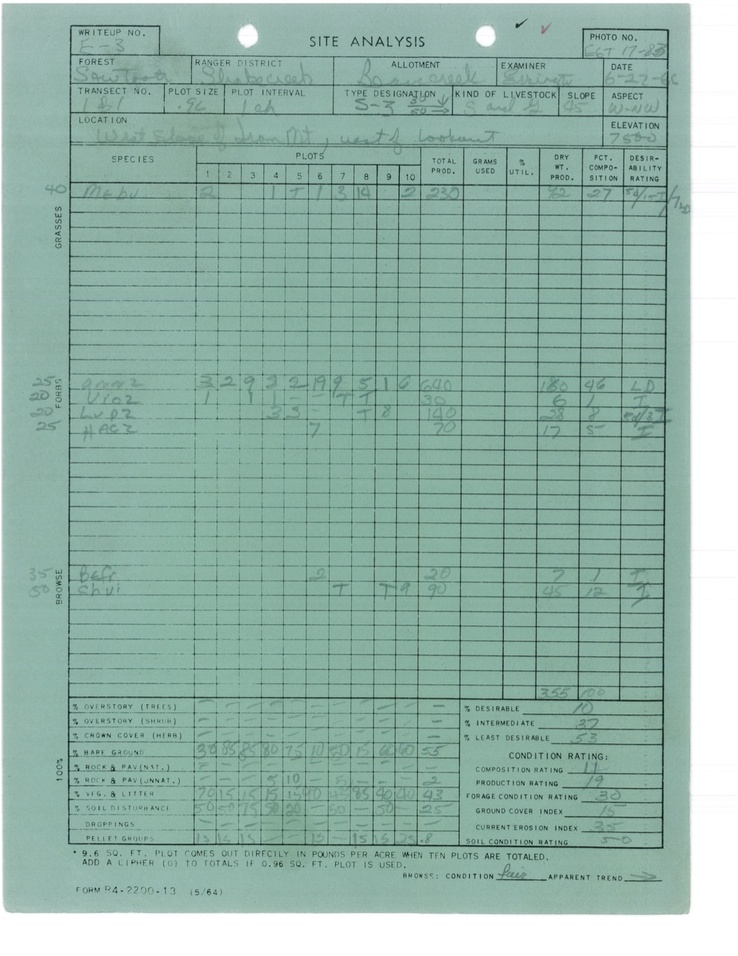
#> input picture pipeline/highRes_ForestService.jpg, 738 x 956 px, shrunk from 1224 x 1584 before the run
$ jupyter execute --allow-errors sliding-window-histogram.ipynb
#> lines starting #> are read from the running program, lines starting #| are printed output that depends on the picture; after the words box and inside, x2 and y2 are one past the last pixel; in counts of white or black regions, pixels touching at a corner belong together
[cell 1]
# Date: 06-10-2021
# Author: Joshua Soutelo Vieira

### Histograms in computer vision

Why are histograms so useful? They capture the frequency distribution of pixel intensity values.

[cell 2]
import os
import json

import cv2
import numpy as np
import pandas as pd
from matplotlib import pyplot as plt

[cell 3]
def grab_fields():
    toret = {}

    for field in fields:
        name = field['field']
        x = field['coord_pixel'][0]
        y = field['coord_pixel'][1]
        w = field['width']
        h = field['height']

        form_field = form[y:y+h, x:x+w]
        toret[name] = form_field

    return toret

def grab_fields_coords(file):
#> called with file = 'all_fields.json'
    with open(file, "r") as f:
#> (reads pipeline/all_fields.json from the repository)
        content = json.loads(f.read())

    return content

def show_image(image, name=None, true_size=False):
    image = image.astype('uint8')
    if true_size:
        show_image_true_size(image, name=name)
    else:
        plt.title(name)
        plt.xlabel(str(image.shape[1]) + " px")
        plt.ylabel(str(image.shape[0]) + " px")
        plt.xticks([])
        plt.yticks([])
        plt.imshow(cv2.cvtColor(image, cv2.COLOR_BGR2RGB))
        plt.show()


def show_image_true_size(image, name=None):
    dpi = 80
    height, width = image.shape[:2]
    figsize = width / float(dpi), height / float(dpi)

    fig = plt.figure(figsize=figsize)
    ax = fig.add_axes([0, 0, 1, 1])
    ax.axis('off')
    ax.imshow(cv2.cvtColor(image, cv2.COLOR_BGR2RGB))
    plt.title(name)
    plt.show()

def bw(image, threshold=None, show=False):
    # First transform the image to gray scale
    gray_img = cv2.cvtColor(image, cv2.COLOR_BGR2GRAY)
    # Sometimes we choose to set the threshold manually assuming that the Otsu algorithm wasn't unable to find a proper one
    if threshold:
        (thresh, bw_img) = cv2.threshold(gray_img, threshold, 255, cv2.THRESH_BINARY_INV)
    else:
        # Treshold set to -0 to point out that it's Otsu's algorithm job to decide it
        (thresh, bw_img) = cv2.threshold(gray_img, -0, 255, cv2.THRESH_BINARY_INV | cv2.THRESH_OTSU)
    if show:
        show_image(gray_img, "Gray scale")
        show_image(bw_img, "Trehshold (B&W)")

    return bw_img

[cell 4]
fields = grab_fields_coords("all_fields.json")['fields']
form = cv2.imread("highRes_ForestService.jpg")
#> form is the input picture: shape (956, 738, 3); mean B, G, R 169, 179.8, 148.4
fields = grab_fields()
#> after the loop in grab_fields, `for field in fields:`: toret = 16 items
#> fields = 16 items
field = fields[list(fields)[len(list(fields))-2]]
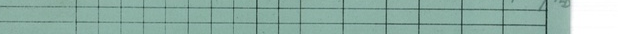
#> field: shape (34, 618, 3); mean of channels 0, 1, 2 165.4, 175.8, 143.5; drawn as B, G, R
#> (the rest of this cell did not finish here and is left out)

[cell 5]
bw_image = bw(field)
#> in bw, `(thresh, bw_img) = cv2.threshold(gray_img, -0, 255, cv2.THRESH_BINARY_..`:
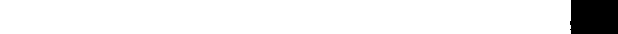
#> bw_img: shape (34, 618); 92.4% white; 1 black region, box (x1, y1, x2, y2) and area: (570, 0, 618, 34) 1603
#> in bw, `(thresh, bw_img) = cv2.threshold(gray_img, -0, 255, cv2.THRESH_BINARY_..`: thresh = 205
show_image_true_size(bw_image)

[cell 6]
# https://developpaper.com/python-implementation-of-image-vertical-projection-example/
# https://arxiv.org/pdf/2103.08922v1.pdf
# http://www.cvc.uab.es/icdar2009/papers/3725a651.pdf
# file:///home/jsv/Downloads/amc27114.pdf

[cell 7]
show_image_true_size(field)
show_image_true_size(bw_image)

[cell 8]
def create_h_v_projections(image, show=False):
#> called with show = True
    h_projection = image.copy()
    v_projection = image.copy()

    # Vertical projection
    (h, w) = h_projection.shape
    a = [0 for _ in range(w)]

    for x in range(w):
        for y in range(h):
            if v_projection[y, x] == 255:
                a[x] += 1
                v_projection[y, x] = 0

    for x in range(w):
        for y in range(h - a[x]):
            v_projection[y, x] = 255

    # Horizontal projection
    (h, w) = h_projection.shape
    b = [0 for _ in range(h)]

    for y in range(h):
        for x in range(w):
            if h_projection[y, x] == 255:
                b[y] += 1
                h_projection[y, x] = 0

    for y in range(h):
        for x in range(b[y], w):
            h_projection[y, x] = 255

    if show:
        show_image(image, name="original", true_size=True)
        show_image(h_projection, name="horizontal hist. projection", true_size=True)
        show_image(v_projection, name="vertical hist. projection", true_size=True)

    return h_projection, v_projection

h_proj, v_proj = create_h_v_projections(bw_image, show=True)

- #### What happens if we perform a gaussian blurring before the thresholding?

[cell 9]
gray_img = cv2.cvtColor(field, cv2.COLOR_BGR2GRAY)
show_image(gray_img, true_size=True)
gauss_img = cv2.GaussianBlur(gray_img, (3,3), 2)
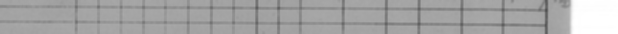
#> gauss_img: shape (34, 618); min 79, max 255, mean 165
show_image(gauss_img, true_size=True)
(thresh, thresh_img) = cv2.threshold(gray_img, -0, 255, cv2.THRESH_BINARY_INV | cv2.THRESH_OTSU)
#> thresh = 205
show_image(thresh_img, true_size=True)
h_proj, v_proj = create_h_v_projections(thresh_img)
# We can see that it remains practically the same...

- #### What if we first remove long horizontal and vertical lines? (form lines appearing in the image as a result of the cropping)

Algorithm II.1 from this paper [https://arxiv.org/pdf/2103.08922v1.pdf]

[cell 10]
# Start with the thresholded image
#field = fields['PLOT INTERVAL']
field = fields['LOCATION']
bw_img = bw(field)
show_image(bw_img, true_size=True)
"""
 [INFO]
  https://docs.opencv.org/master/d9/d61/tutorial_py_morphological_ops.html

 [TERMS]
  opening operation => erosion followed by dilation
  erosion => we can think of it as noise removal
  dilation => we can think of it as make the foreground more prominent

 Steps:
  1. black image | opening | structuring element E (w=1, h=param1) -> res_op_1
  2. black image | opening | structuring element E (w=param1, h=1) -> res_op_2
  3. res_op_1 + res_op_2 -> res_op
  4. black_image - res_op -> result
"""
# Step 1
param_1 = 4
kernel = np.ones((5,5),np.uint8)
res_op_1 = cv2.morphologyEx(bw_img, cv2.MORPH_OPEN, np.ones((20, 1), np.uint8))
show_image(res_op_1, "res_op_1", true_size=True)
# Step 2
res_op_2 = cv2.morphologyEx(bw_img, cv2.MORPH_OPEN, np.ones((1, 15), np.uint8))
show_image(res_op_2, "res_op_2", true_size=True)
# Step 3
res_op = res_op_1 + res_op_2
show_image(res_op, "res_op", true_size=True)
# Step 4
line_1_result = bw_img - res_op
show_image(line_1_result, "result", true_size=True)

def remove_long_h_v_lines(bw_img, show=False):
    param_1 = 4
    kernel = np.ones((5,5),np.uint8)
    res_op_1 = cv2.morphologyEx(bw_img, cv2.MORPH_OPEN, np.ones((20, 1), np.uint8))
    # Step 2
    res_op_2 = cv2.morphologyEx(bw_img, cv2.MORPH_OPEN, np.ones((1, 15), np.uint8))
    # Step 3
    res_op = res_op_1 + res_op_2
    # Step 4
    line_1_result = bw_img - res_op
    if show:
        show_image(line_1_result, "horizontal and vertical lines cleaned")

    return line_1_result

[cell 11]
# Now perform horizontal dilation on the result
kernel = np.ones((1, 2), np.uint8)
h_dil_res = cv2.dilate(line_1_result, kernel,iterations=2)
show_image(h_dil_res, "horizontally dilated result", true_size=True)

[cell 12]
# Perform vertical dilation on the result
kernel = np.ones((2, 1), np.uint8)
v_dil_res = cv2.dilate(line_1_result, kernel,iterations=1)
show_image(v_dil_res, "vertically dilated result", true_size=True)

[cell 13]
# Lets see the image projections
h_proj, v_proj = create_h_v_projections(v_dil_res, show=True)

**Conclusion:** We can see that the horizontal histogram projection now presents more gaps in it.

Would that help determine a sliding window horizontal length based on that information? Let's continue with the steps in the algorithm II.1 [https://arxiv.org/pdf/2103.08922v1.pdf%5D]

We've previously performed the second line of the algorithm, which objective was removing long horizontal and vertical lines. Now we're going to implement third line of the same algorithm to try to concatenate pieces of characters horizontally.

#> (a cell that did not finish here is left out)

[cell 15]
h_proj, v_proj = create_h_v_projections(res_op_1)

Still don't know how to merge this with information with the sliding window... Try a different approach

The sliding window has two parameters that can be tweaked. The window size and the step.

- How could we better adjust the window size by looking at the horizontal histogram projection?
- How could we better adjust the step parameter by looking at the same information?

[file:///home/jsv/Downloads/TSP_CMC_28373.pdf]

[cell 16]
# Vertical projection - Section 4.1
field = fields['FOREST']
show_image(field, name="original", true_size=True)
gray_img = cv2.cvtColor(field, cv2.COLOR_BGR2GRAY)
#> gray_img: shape (27, 195)
show_image(gray_img, name="gray", true_size=True)
(thresh, thresh_img) = cv2.threshold(gray_img, -0, 255, cv2.THRESH_BINARY_INV | cv2.THRESH_OTSU)
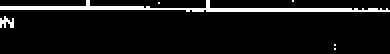
#> thresh_img: shape (27, 195) (shown 2 times larger); 7.7% white in thin lines or dots
#> thresh = 134
show_image(thresh_img, true_size=True)

vertical_projection_hist = np.sum(thresh_img / 255, axis=0)
#> vertical_projection_hist = 195 values, max 8 at index 2, min 1 at index 72, mean 2.07
vertical_projection_hist.shape

[cell 17]
# Segmentate field into words - Section 4.2
def seg_field_words(v_proj_hist, px_freq_thresh=2):
#> called with v_proj_hist = array of shape (195,), px_freq_thresh = 2
    words = []
    start = None
    end = None
    recording = False
    for idx, freq in enumerate(v_proj_hist):

        if not recording:
            if freq > px_freq_thresh:
                recording = True
                start = idx
            else:
                continue
        else:
            if freq > px_freq_thresh:
                continue
            else:
                end = idx - 1
                recording = False
                if (end - start) >= 5:
                    words.append((start, end))
#> this loop made 195 passes
#> (freq, recording) on passes 1, 8, 44, 46: (7, True), (2, False), (5, True), (2, False)
#> after the loop, start = 167; words = [(0, 6)]

    # If recording is true but we hit the end of the for loop without setting the end
    if recording:
        end = idx
        words.append((start, end))

    return words


words = seg_field_words(vertical_projection_hist)
#> words = [(0, 6)]
segmented = field.copy()
for word in words:
    start, end = word
    segmented = cv2.line(segmented, (start, 0), (start, field.shape[0]), (0, 0, 255), 1)
    segmented = cv2.line(segmented, (end, 0), (end, field.shape[0]), (255, 0, 0), 1)
#> this loop made 1 pass
#> pass 1, `segmented = cv2.line(segmented, (end, 0), (end, field.shape[0]), (255,..`:
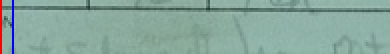
#> segmented: shape (27, 195, 3) (shown 2 times larger); mean B, G, R 157, 167.3, 136.1
show_image(segmented)

[cell 18]
# Segmentation points extraction algorithm - Section 4.3
def segmentation_points(v_projection, block_size, step_size, thresh):
#> called with v_projection = array of shape (195,), block_size = 9, step_size = 5, thresh = 3
    seg = []
    sumC = 0 # Sum of current block values
    sumP = 0 # Sum of preceding block values
    i = step_size
    j = 0
    k = 0

    while k <= block_size:
        sumP += v_projection[k]
        k += 1
#> this loop made 10 passes
#> sumP on passes 1 to 4: 7, 11, 19, 23
#> after the loop, k = 10; sumP = 45

    while i < (v_projection.shape[0] - block_size):

        k = i
        while k <= (i + block_size):
            sumC += v_projection[k]
            k += 1

        if (sumP - sumC) > thresh:
            seg.insert(j, i + (block_size / 2)) # Keep the index of the segmentation
            j += 1
            sumP = 0
        else:
            sumP = sumC

        i += step_size
        sumC = 0
#> after the loop, i = 190; j = 5; seg = [9.5, 49.5, 74.5, 109.5, 174.5]

    return seg

seg_points = segmentation_points(vertical_projection_hist, 9, 5, 3)
#> seg_points = [9.5, 49.5, 74.5, 109.5, 174.5]

[cell 19]
for word in words:
    start, end = word
    word_v_hist_proj = vertical_projection_hist[start:end + 1]
    word_seg_p = segmentation_points(word_v_hist_proj, 6, 5, 55)

    segmented = field.copy()[:, start:end+1]
    if word_seg_p:
        for seg_p in seg_points:
            segmented = cv2.line(segmented, (int(seg_p), 0), (int(seg_p), field.shape[0]), (0, 0, 255), 1)
    show_image(segmented)
#> this loop made 1 pass
#> (start, end, word_v_hist_proj) on pass 1: (0, 6, [7, 4, 8, 4, 4, 5, 7])
#> pass 1, in show_image (call 23), `plt.show()`:
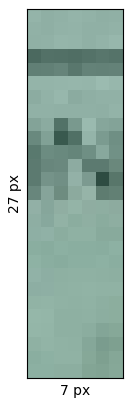
#> figure drawn by matplotlib, 1 panel

#> (a cell that did not finish here is left out)

[cell 21]
# Why seg_field_words function doesn't find the characters "-83" of the field PHOTO NO.
field = fields['PHOTO NO.']
#> field = empty array
# Get vertical projection
#> (the rest of this cell did not finish here and is left out)

We can see that in some cases the slicing of characters is pretty good and we could take the length of those points to be our slicing window size.

Could results be improved if we first clean the image?

#> (a cell that did not finish here is left out)

We see that in the cleaned version the field named "RANGER DISTRICT" is poorly segmentated and the character slicing performs much better when we actually run it through the whole word.

That makes me think that the character slicer step works better with full words. We should try to connect the words.

[cell 23]
segs_approach_2 = {}
#> (the rest of this cell did not finish here and is left out)

**Dr. Cathie Idea:** Turn 45º counter clock-wise words that have characters that are contiguous to each other.

[cell 24]
def rotate(field, selected_word):

#> called with selected_word = 0
    show_image(field)
    # Threshold image
    gray_img = cv2.cvtColor(field, cv2.COLOR_BGR2GRAY)
    (thresh, thresh_img) = cv2.threshold(gray_img, -0, 255, cv2.THRESH_BINARY_INV | cv2.THRESH_OTSU)
#> thresh = 129
    show_image(thresh_img)
    # Get vertical projection
    vertical_projection_hist = np.sum(thresh_img / 255, axis=0)
#> vertical_projection_hist = 93 values, max 22 at index 33, min 3 at index 22, mean 4.97
    # Segment it to words
    words = seg_field_words(vertical_projection_hist)
#> words = [(0, 92)]
    segmented = field.copy()
    for word in words:
        start, end = word
        segmented = cv2.line(segmented, (start, 0), (start, field.shape[0]), (0, 0, 255), 1)
        segmented = cv2.line(segmented, (end, 0), (end, field.shape[0]), (255, 0, 0), 1)
#> this loop made 1 pass
    show_image(segmented)

    word = words[selected_word]
#> word = (0, 92)
    start, end = word
    # Rotate word of interest (the 96)
    word_sel = thresh_img[:, start:end+1]
    show_image(word_sel)
    (h, w) = word_sel.shape[:2]
    (cX, cY) = (w // 2, h // 2)
    # rotate our image by 45 degrees around the center of the image
    M = cv2.getRotationMatrix2D((cX, cY), 45, 1.0)
    rotated = cv2.warpAffine(word_sel, M, (w, h))
    show_image(rotated)
    # Perform histogram on the rotated image
    word_v_hist_proj = np.sum(rotated / 255, axis=0)
#> word_v_hist_proj = 93 values, max 6.18 at index 49, min 0 at index 0, mean 1.91
    #word_v_hist_proj = vertical_projection_hist[start:end + 1]
    word_seg_p = segmentation_points(word_v_hist_proj, block_size=20, step_size=5, thresh=5)
#> word_seg_p = [60, 70, 80]
    seg_rotated = cv2.cvtColor(rotated, cv2.COLOR_GRAY2BGR)
    seg = cv2.cvtColor(word_sel, cv2.COLOR_GRAY2BGR)
    if word_seg_p:
        for seg_p in word_seg_p:
            seg = cv2.line(seg, (int(seg_p), 0), (int(seg_p), field.shape[0]), (0, 0, 255), 1)
            seg_rotated = cv2.line(seg_rotated, (int(seg_p), 0), (int(seg_p), field.shape[0]), (0, 0, 255), 1)
#> this loop made 3 passes
#> seg_p on passes 1 to 3: 60, 70, 80

    show_image(seg_rotated)
    show_image(seg)

rotate(fields['PLOT SIZE'], 0)
#> (the rest of this cell did not finish here and is left out)


### Comparison

[cell 25]
# Load Floriana's script and change how input is gathered and output

from PIL import Image
"""
Performs the image preprocessing on the field image
before bounding boxes identification
"""
def img_preprocess(fields):
# [25 lines of commented-out code are left out]
    list_of_dict = []

    for field in fields:
        json_dict = {}
        img = fields[field]
        #perform the image preprocessing stepss
        img = cv2.cvtColor(img, cv2.COLOR_BGR2GRAY)
        blurred = cv2.GaussianBlur(img, (3,3), cv2.BORDER_DEFAULT)
        ret, thresh = cv2.threshold(blurred, 0, 255, cv2.THRESH_BINARY_INV | cv2.THRESH_OTSU)
        blurred = cv2.GaussianBlur(thresh, (3,3), cv2.BORDER_DEFAULT)
        con_img = cv2.cvtColor(blurred, cv2.COLOR_GRAY2BGR)
        dst = cv2.fastNlMeansDenoisingColored(con_img, None, 10, 10, 7, 21)

        json_data = find_char(dst, field, json_dict)
        list_of_dict.append(json_data)
#> this loop made 2 passes
#> ret on pass 1: 148

    #create_json(list_of_dict)

    return list_of_dict

"""
Iterates through the image until it finds a character.
It explores the character to find its max_x, min_x, max_y, min_y
@return dictionary of data to populate the json file
"""
def find_char(dst, img, json_dict):

    max_x, min_x, max_y, min_y = 0, 1000, 0, 1000
    json_list = []
    x = 0

    # Open the image using the PIL library
    im = Image.fromarray(dst)
    pixels = im.load()

    # clean the dictionary out
    # before adding a new image
    json_dict.clear()

    #iterate through the pixels in dst
    while (x < im.size[0]): # for every pixel:
        y = 0

        while (y < im.size[1]):

            if pixels[x,y] != (0, 0, 0):

                max_x, min_x, max_y,  min_y = explore_active(x, y, im, pixels,  max_x, min_x, max_y, min_y)

                # if the area is big enough we identify it as a character
                if valid_area(max_x, max_y, min_x, min_y):
                    pixels[min_x, min_y] = (255, 0 , 0)
                    pixels[max_x, min_y] = (255, 0 , 0)
                    pixels[min_x, max_y] = (255, 0 , 0)
                    pixels[max_x, max_y] = (255, 0 , 0)

                    # counter = counter + 1

                    json_list.append({'x': min_x,
                                    'y': min_y,
                                    'w': max_x-min_x,
                                    'h': max_y-min_y})

                y = 0

                x = max_x + 2
                if x > im.size[0]-1:
                    y = im.size[1]
                max_x, min_x, max_y, min_y = 0, 1000, 0, 1000


            else:
                y = y + 2

        x = x + 2

    #All the characters have been identified

    if valid_area(max_x, max_y, min_x, min_y):
        json_dict[img] = json_list

    return json_dict
"""
Accepts only the areas that are bigger than 100
@return boolean
"""
def valid_area(max_x, max_y, min_x, min_y):
    # calculate the area of the bbox to
    # minimize noise
    width = max_x - min_x
    height = max_y - min_y
    area = width * height
    if area > 100:
        return True
    else:
        return False


"""
Creates the json file with the bbox coordinates
"""
# [5 lines left out: function create_json, not called in this run]


"""
Checks the x axis boundary
@return boolean
"""
def x_in_bound(x, im):
    if x >= 0 and x <= im.size[0]-1:
        return True
    else:
        return False

"""
Checks the y axis boundary
@return boolean
"""
def y_in_bound(y, im):

    if y >= 0 and y <= im.size[1]-1:
        return True
    else:
        return False


"""
Loops through all the pixels in the stack and colors them green when visited
@return min and max coordinates
"""
def explore_active(x, y, im, pixels,  max_x, min_x, max_y, min_y):
    # Initializing a values
    stack = []
    jump_size = 1
    stack.append((x,y))

    # while the stack holds tuples
    while len(stack) != 0:

        # pop the first pair off the stack
        pair = stack.pop(len(stack)-1)

        # if the pixel is already green, we have already visited it
        if x_in_bound(pair[0], im) and y_in_bound(pair[1], im) and pixels[pair[0], pair[1]] != (0, 255, 0):

            # check and update the bbox coordinates
            max_x, min_x, max_y, min_y = check_coord(pair[0], pair[1], max_x, min_x, max_y, min_y)

            # check to the right
            if look(pair[0]+jump_size, pair[1], im, pixels):
                stack.append((pair[0]+jump_size,pair[1]))

            # check down-wards
            if look(pair[0], pair[1]+jump_size, im, pixels):
                stack.append((pair[0],pair[1]+jump_size))

            # check to the left
            if look(pair[0]-jump_size, pair[1], im, pixels):
                stack.append((pair[0]-jump_size,pair[1]))

            # check up-wards
            if look(pair[0], pair[1]-jump_size, im, pixels):
                stack.append((pair[0],pair[1]-jump_size))

            #turn the pixel green to sign it as visited
            pixels[pair[0], pair[1]] = (0, 255, 0)


    return max_x, min_x, max_y,  min_y


"""
Looks if the neighbor pixels is available
"""
def look(x, y, im, pixels):

    retVal = False
    # check if x and y are in bound
    if x_in_bound(x, im) and y_in_bound(y, im):
        if pixels[x, y] != (0, 0, 0):
            retVal = True

    return retVal


"""
Updates the max and min coordinates
"""
def check_coord(x, y, max_x, min_x, max_y, min_y):
    if x > max_x:
        max_x = x

    if x < min_x:
        min_x = x

    if y > max_y:
        max_y = y

    if y < min_y:
        min_y = y

    return max_x, min_x, max_y,  min_y

#> (a cell that did not finish here is left out)

[cell 27]
segs_approach_2

#> (a cell that did not finish here is left out)

**Conclusion.** Observing this results makes me think that we could combine Floriana's approach (since it works better slicing words) with the one discussed here for slicing characters.

[cell 29]
def create_h_v_image_proj(thresh_img):
    h, w = thresh_img.shape[:2]
    h_hist_img = np.zeros(thresh_img.shape[:2], dtype='uint8')
    v_hist_img = np.zeros(thresh_img.shape[:2], dtype='uint8')

    word_v_hist_proj = np.sum(thresh_img / 255, axis=0)
    word_h_hist_proj = np.sum(thresh_img / 255, axis=1)

    m = np.max(word_h_hist_proj)
    for row in range(thresh_img.shape[0]):
        h_hist_img = cv2.line(
            h_hist_img,
            (0,row),
            (int(word_h_hist_proj[row] * w/m),row),
            (255,255,255),
            1)
    m = np.max(word_v_hist_proj)
    for col in range(thresh_img.shape[1]):
        v_hist_img = cv2.line(
            v_hist_img,
            (col,h),
            (col,h - int(word_v_hist_proj[col]*h/m)),
            (255,255,255),
            1)
    return h_hist_img, v_hist_img

field = fields['LOCATION']
gray_img = cv2.cvtColor(field, cv2.COLOR_BGR2GRAY)
_, thresh_img = cv2.threshold(gray_img, -0, 255, cv2.THRESH_BINARY_INV | cv2.THRESH_OTSU)
h_hist_img, v_hist_img = create_h_v_image_proj(thresh_img)
show_image(field)
show_image(thresh_img, true_size=True)
show_image(h_hist_img, true_size=True)
show_image(v_hist_img, true_size=True)
